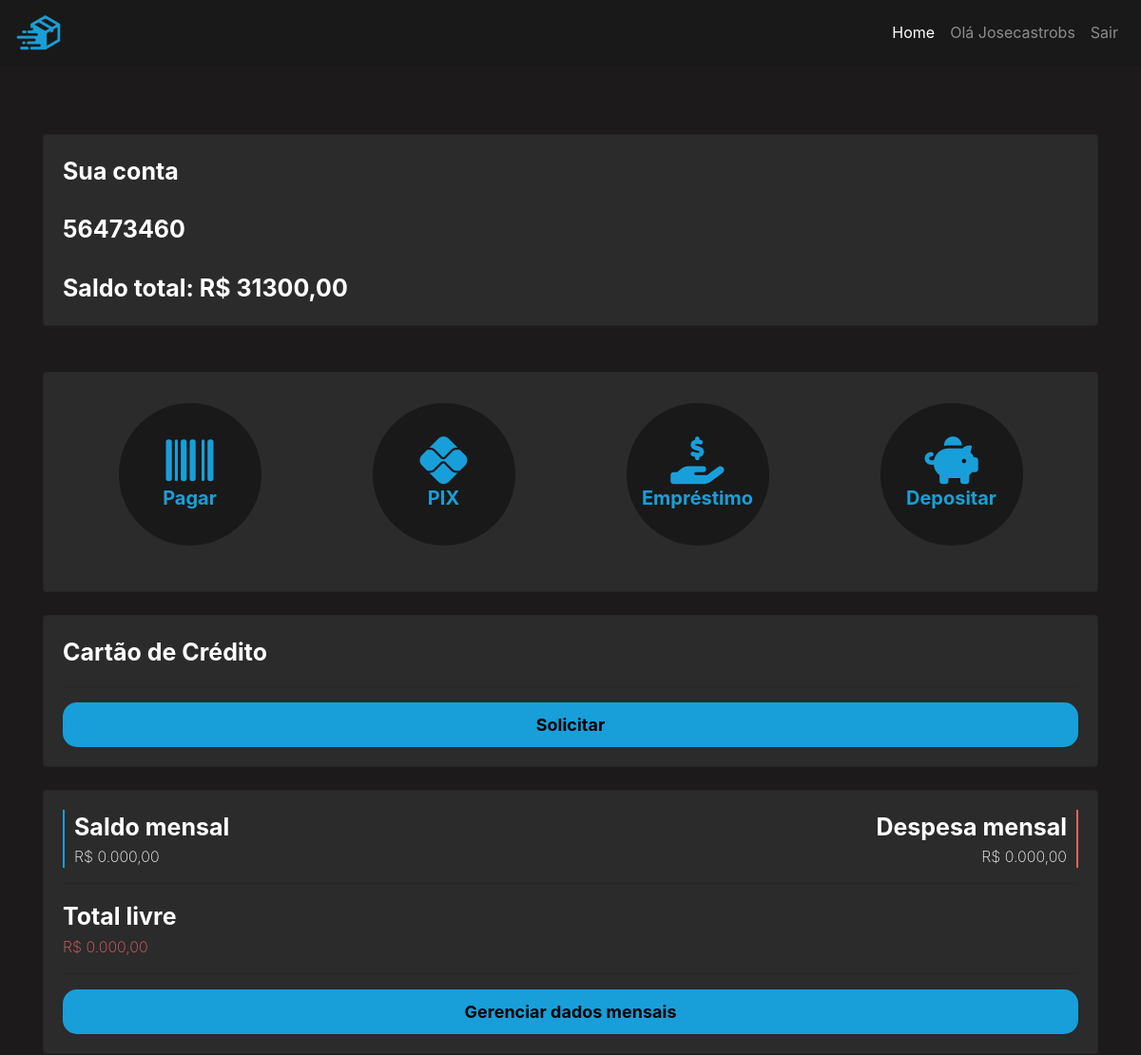
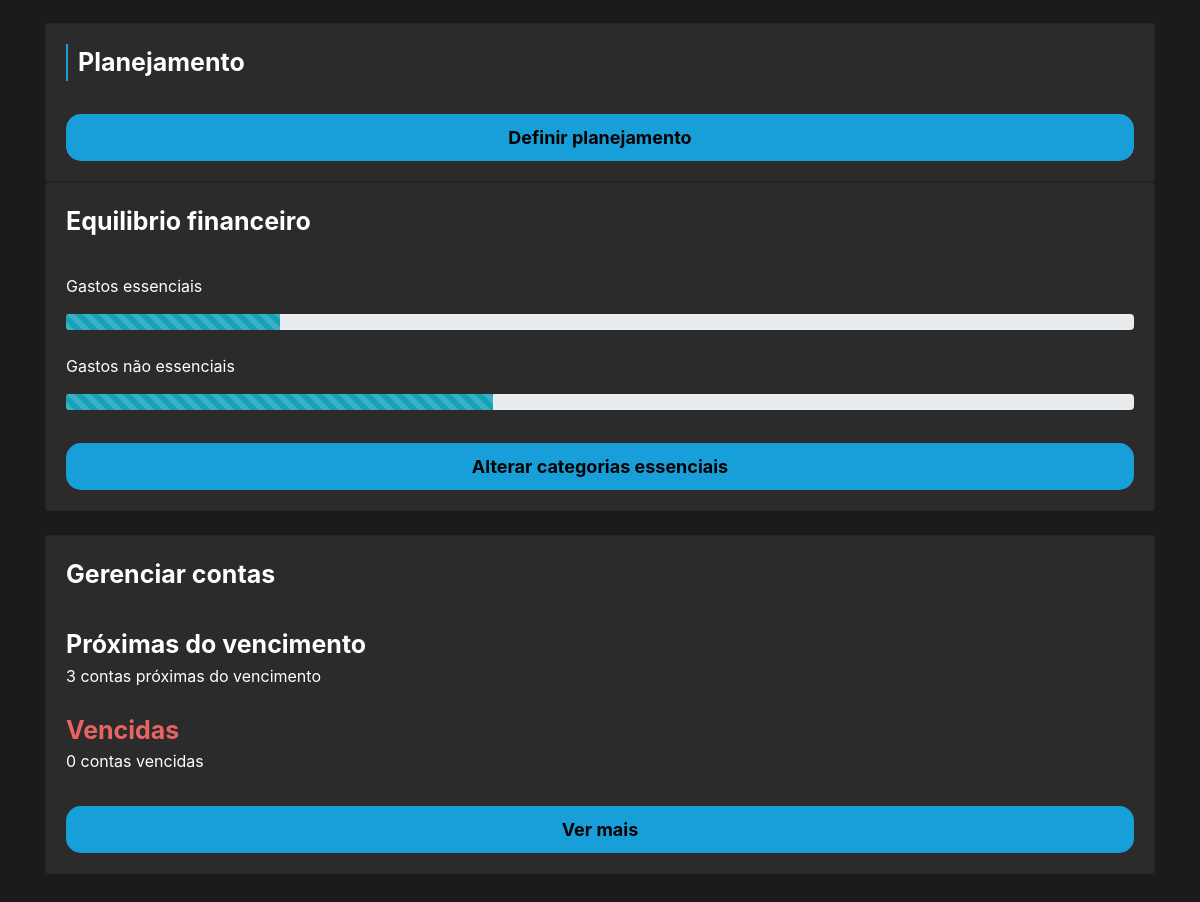
The page /conta/home/ (signed in) on the database its author committed (2 pictures, top to bottom).
### cliente/models.py (models this page shows, shortened)
class Cliente(AbstractUser):
    nome_completo = models.CharField(max_length=60, null=True, blank=True)
    cpf = models.CharField(max_length=11, unique=True, null=True, blank=True)
    telefone = models.CharField(max_length=11, null=True, blank=True)
    rg = models.CharField(max_length=10, unique=True, null=True, blank=True)
    email = models.CharField(max_length=60, unique=True, null=True, blank=True)
    @property
    def get_id(self):
        return self.id

class Conta(models.Model):
    numero_conta = models.CharField(max_length=12, unique=True)
    agencia = models.CharField(max_length=6)
    banco = models.CharField(default='0934', max_length=4)
    saldo = models.FloatField(default=0)
    data_abertura = models.DateField(default=datetime.now())
    status_conta = models.CharField(max_length=12)
    chave_pix = models.CharField(max_length=50, unique=True, null=True, blank=True)
    cliente = models.ForeignKey(Cliente, on_delete=models.CASCADE, null=True)

### cliente/views.py (the view)
# urls.py: path('home/', views.home, name='home'),
@login_required(login_url="/conta/login/")
def home(request):
    id_user: int = request.user.get_id
    conta = Conta.objects.get(cliente=id_user)
    user = Cliente.objects.get(id=id_user)
    credit_card = CreditCard.objects.filter(conta_id=conta.id)
    if not credit_card:
        return render(request, 'home.html', {'conta': conta, 'user': user})
    return render(request, 'home.html', {'conta': conta, 'user': user, 'credit_card': credit_card})

### cliente/templates/home.html (shortened to what this page needs)
{% extends 'bases/base.html' %}
{% load static %}
{% block 'head' %}
    <link rel="stylesheet" href="{% static 'cliente/css/home.css' %}">
{% endblock %}
{% block 'user_name' %}
        Olá {{user.username.title}}
{% endblock %}
{% block 'body' %}
        <br>
        <br>
                <a style="text-decoration: none; color:white;" href="#">
                    <div class="card">
                        <div class="row">
                            <div class="col-md-8">
                                <span  class="fonte-destaque">Sua conta</span><br><br>
                                <span  class="fonte-destaque">{{ conta.numero_conta }}</span><br><br>
                                <span  class="fonte-destaque">Saldo total: R$ {{conta.saldo}}0</span>
                            </div>
                            <div class="col-md">
                            </div>
                        </div>
                    </div>
                </a>
        <br>
        <br>
       <div class="card">
        <table class="table table-borderless" align="center">
            <thead>
              <tr align="center">
                <th scope="col">
                    <div class='link-home'>
                        <a href="{% url 'pagar_boleto' %}" class="link-item">
                            <i class="fa-solid fa-barcode" style="color: #189fd9; font-size: 50px;"></i><br>
                            <span style="font-size: 20px; color:#189fd9;">Pagar</span>
                        </a>
                    </div>
                </th>
                <th scope="col">
                    <div class='link-home'>
                        <a href="{% url 'tranferencia_pix' %}" class="link-item">
                            <i class="fa-brands fa-pix" style="color: #189fd9; font-size: 50px;"></i><br>
                            <span style="font-size: 20px; color:#189fd9;">PIX</span>
                        </a>
                    </div>
                </th>
                <th scope="col">
                    <div class='link-home'>
                        <a href="{% url 'realizar_emprestimo' %}" class="link-item">
                            <i class="fa-solid fa-hand-holding-dollar" style="color: #189fd9; font-size: 50px;"></i><br>
                            <span style="font-size: 20px; color:#189fd9;">Empréstimo</span>
                        </a>
                    </div>
                </th>
                <th scope="col">
                    <div class='link-home'>
                        <a href="{% url 'gerar_boleto' %}" class="link-item">
                            <i class="fa-solid fa-piggy-bank" style="color: #189fd9; font-size: 50px;"></i><br>
                            <span style="font-size: 20px; color:#189fd9;">Depositar</span>
                        </a>
                    </div>
                </th>
              </tr>
            </thead>
        </table>
        </div>
        <br>
                <div class="card">
                    {% if not credit_card %}
                        <span class="fonte-destaque">Cartão de Crédito</span>
                        <hr class="hr-borda">
                        <a href="" class="botao-principal">Solicitar</a>
                    {% endif %}
                </div>
                <br>
                <div class="card">
                    <div class="row">
                        <div class="col-md">
                            <div class="saldo">
                                <span class="fonte-destaque">Saldo mensal</span>
                                <br>
                                <span class="font-light">R$ 0.000,00</span>
                            </div>
                        </div>
                        <div class="col-md">
                            <div class="despesa">
                                <span class="fonte-destaque">Despesa mensal</span>
                                <br>
                                <span class="font-light">R$ 0.000,00</span>
                            </div>
                        </div>
                    </div>
                    <hr class="hr-borda">
                    <span class="fonte-destaque">Total livre</span>
                    <span class="font-light negativo">R$ 0.000,00</span>
                    <hr class="hr-borda">
                    <a href="#" class="botao-principal">Gerenciar dados mensais</a>
                </div>
        <br>
                <div class="card">
                    <div class="saldo">
                        <span class="fonte-destaque">Planejamento</span>
                    </div>
                    <hr class="hr-borda">
                    <a href="#" class="botao-principal">Definir planejamento</a>
                </div>
                <div class="card">
                    <span class="fonte-destaque">Equilibrio financeiro</span>
                    <hr class="hr-borda">
                    <p>Gastos essenciais</p>
                    <div class="progress">
                        <div class="progress-bar progress-bar-striped bg-info" role="progressbar" style="width: 20%" aria-valuenow="50" aria-valuemin="0" aria-valuemax="100"></div>
                    </div>
                    <br>
                    <p>Gastos não essenciais</p>
                    <div class="progress">
                        <div class="progress-bar progress-bar-striped bg-info" role="progressbar" style="width: 40%" aria-valuenow="50" aria-valuemin="0" aria-valuemax="100"></div>
                    </div>
                    <hr class="hr-borda">
                    <a href="#" class="botao-principal">Alterar categorias essenciais</a>
                </div>
        <br>
                <div class="card">
                    <span class="fonte-destaque">Gerenciar contas</span>
                    <hr class="hr-borda">
                    <span class="fonte-destaque">Próximas do vencimento</span>
                    <span class="fonte-light">3 contas próximas do vencimento</span>
                    <br>
                    <span class="fonte-destaque negativo">Vencidas</span>
                    <span class="fonte-light">0 contas vencidas</span>
                    <hr class="hr-borda">
                    <a href="#" class="botao-principal">Ver mais</a>
                </div>
        <br>
        <br>
{% endblock %}

### templates/static/global/css/base.css (style rules this page uses)
body { background-color: #1C1A1A !important; color: white !important; }
:root { --main-color: #2B2B2B; --dark-color: #1C1A1A; --contrast-color: #69D2CD; --differential-color: #E96363; }

### templates/static/cliente/css/home.css (style rules this page uses)
table th { border:none !important; }
.card { width: 100%; background-color: var(--main-color); padding: 20px; }
.saldo { border-left: 2px solid #189FD9; padding-left: 10px; }
.fonte-destaque { font-weight: bold; font-size: 25px; }
.font-light { font-weight: 200; }
.hr-borda { color: var(--dark-color); }
.botao-principal { text-decoration: none; color: black; font-weight: bold; font-size: 18px; padding: 10px; background-color: #189FD9; text-align: center; border-radius: 15px; border: none; }
.despesa { border-right: 2px solid var(--differential-color); text-align: right; padding-right: 10px; }
.negativo { color: var(--differential-color); }
.link-home { display: flex; width: 150px; background-color: #191919; height: 150px; border-radius: 100%; justify-content: center; align-items: center; text-align: center; flex-direction: row; }
.link-item { display: block; }

### rows shown on the page
Cliente: username "Josecastrobs"
Conta: numero_conta "56473460", saldo "31300,0"
